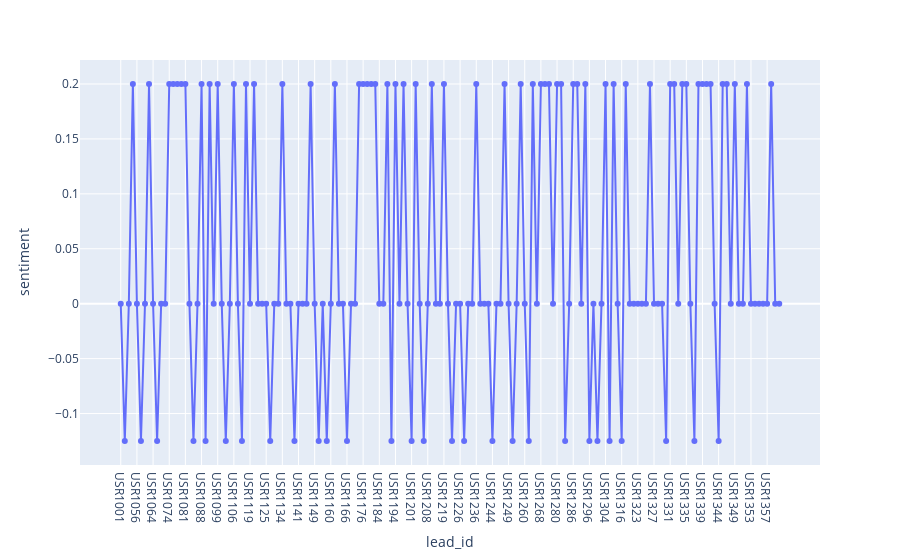

Notebook code for this chart:
### Code cell
import plotly.express as px
fig = px.line(reasons_for_not_interested_in_demo, y="sentiment", x="lead_id", markers=True)
fig.show()

### Figure 1 — Plotly figure (JSON) as saved in the notebook; plotly's stock layout.template omitted (floating-point values rounded to 4 significant figures; data arrays with more than 128 entries replaced by an {"elided": "..."} marker saying what was removed)
{"data": [{"hovertemplate": "lead_id=%{x}<br>sentiment=%{y}<extra></extra>", "legendgroup": "", "line": {"color": "#636efa", "dash": "solid"}, "marker": {"symbol": "circle"}, "mode": "lines+markers", "name": "", "orientation": "v", "showlegend": false, "type": "scatter", "x": {"elided": "164 str values"}, "xaxis": "x", "y": {"elided": "164 float values"}, "yaxis": "y"}], "layout": {"legend": {"tracegroupgap": 0}, "margin": {"t": 60}, "xaxis": {"anchor": "y", "domain": [0, 1], "title": {"text": "lead_id"}}, "yaxis": {"anchor": "x", "domain": [0, 1], "title": {"text": "sentiment"}}}}
